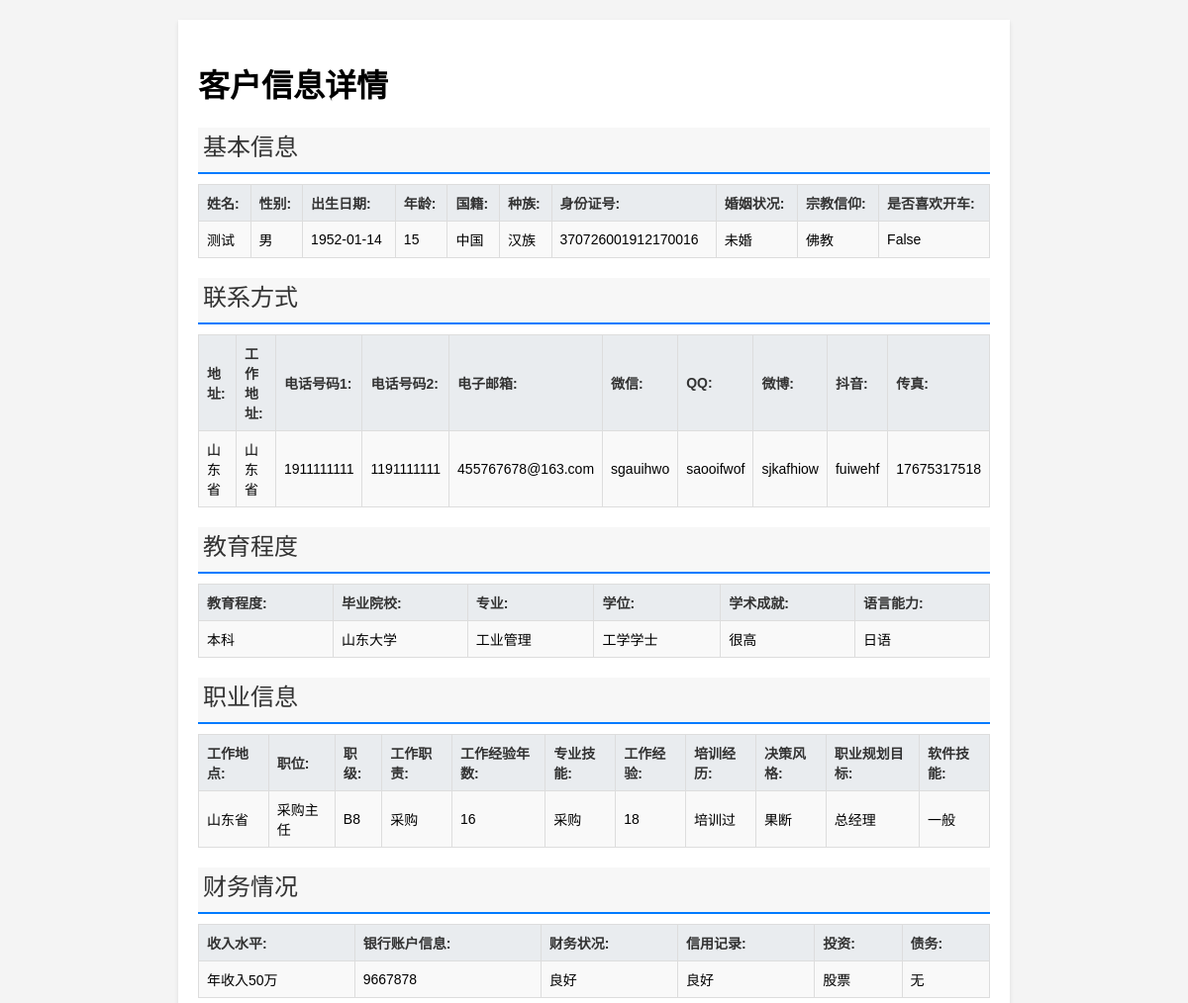
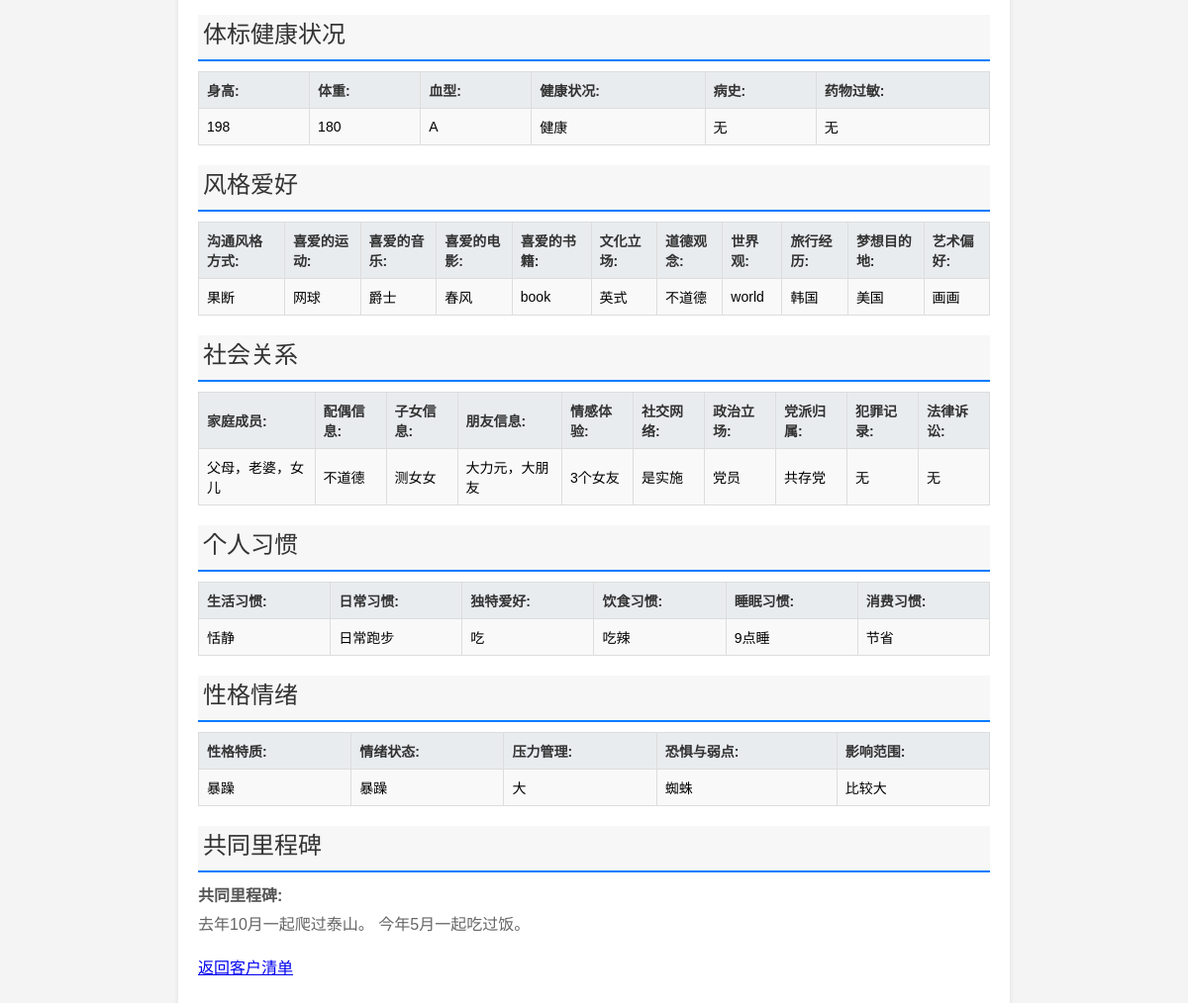
Screenshot of /query?name=测试 with the database file from the repository (2 pictures, top to bottom).
### s1.py (models this page shows, shortened)
class Customer(db.Model):
    id = db.Column(db.Integer, primary_key=True)
    rating = db.Column(db.String(50), nullable=True)
    name = db.Column(db.String(100), nullable=False)
    gender = db.Column(db.String(100), nullable=True)
    birth_date = db.Column(db.String(100), nullable=True)
    age = db.Column(db.Integer, nullable=True)
    nationality = db.Column(db.String(100), nullable=True)
    ethnicity = db.Column(db.String(100), nullable=True)
    id_number = db.Column(db.Integer, nullable=True)
    marital_status = db.Column(db.String(100), nullable=True)
    religion = db.Column(db.String(100), nullable=True)
    drives_car = db.Column(db.Boolean, nullable=True)
    address = db.Column(db.String(100), nullable=True)
    work_address = db.Column(db.String(100), nullable=True)
    phone_number1 = db.Column(db.Integer, nullable=True)
    phone_number2 = db.Column(db.Integer, nullable=True)
    email = db.Column(db.String(100), nullable=True)
    wechat = db.Column(db.String(100), nullable=True)
    qq = db.Column(db.String(100), nullable=True)
    weibo = db.Column(db.String(100), nullable=True)
    douyin = db.Column(db.String(100), nullable=True)
    fax = db.Column(db.String(100), nullable=True)
    education_level = db.Column(db.String(100), nullable=True)
    graduation_college = db.Column(db.String(100), nullable=True)
    major = db.Column(db.String(100), nullable=True)
    degree = db.Column(db.String(100), nullable=True)
    academic_achievements = db.Column(db.String(100), nullable=True)
    language_skills = db.Column(db.String(100), nullable=True)
    workplace = db.Column(db.String(100), nullable=True)
    position = db.Column(db.String(100), nullable=True)
    job_level = db.Column(db.String(100), nullable=True)
    job_function = db.Column(db.String(100), nullable=True)
    work_experience_years = db.Column(db.String(100), nullable=True)
    professional_skills = db.Column(db.String(100), nullable=True)
    work_experience = db.Column(db.String(100), nullable=True)
    training_experience = db.Column(db.String(100), nullable=True)
    decision_style = db.Column(db.String(100), nullable=True)
    career_goal_plan = db.Column(db.String(100), nullable=True)
    software_skills = db.Column(db.String(100), nullable=True)
    income_level = db.Column(db.String(100), nullable=True)
    bank_account_info = db.Column(db.String(100), nullable=True)
    financial_status = db.Column(db.String(100), nullable=True)
    credit_record = db.Column(db.String(100), nullable=True)
    investment = db.Column(db.String(100), nullable=True)
    debt = db.Column(db.String(100), nullable=True)
    height = db.Column(db.String(100), nullable=True)
    weight = db.Column(db.String(100), nullable=True)
    blood_type = db.Column(db.String(100), nullable=True)
    health_status = db.Column(db.String(100), nullable=True)
    medical_history = db.Column(db.String(100), nullable=True)
    drug_allergies = db.Column(db.String(100), nullable=True)
    communication_style = db.Column(db.String(100), nullable=True)
    favorite_sports = db.Column(db.String(100), nullable=True)
    favorite_music = db.Column(db.String(100), nullable=True)
    favorite_movies = db.Column(db.String(100), nullable=True)
    favorite_books = db.Column(db.String(100), nullable=True)
    cultural_stance = db.Column(db.String(100), nullable=True)
    moral_beliefs = db.Column(db.String(100), nullable=True)
    worldview = db.Column(db.String(100), nullable=True)
    travel_experience = db.Column(db.String(100), nullable=True)
    dream_destination = db.Column(db.String(100), nullable=True)
    art_preference = db.Column(db.String(100), nullable=True)
    family_members = db.Column(db.String(100), nullable=True)
    spouse_info = db.Column(db.String(100), nullable=True)
    children_info = db.Column(db.String(100), nullable=True)
    friends_info = db.Column(db.String(100), nullable=True)
    emotional_experience = db.Column(db.String(100), nullable=True)
    social_network = db.Column(db.String(100), nullable=True)
    political_stance = db.Column(db.String(100), nullable=True)
    party_affiliation = db.Column(db.String(100), nullable=True)
    criminal_record = db.Column(db.String(100), nullable=True)
    legal_suits = db.Column(db.String(100), nullable=True)
    living_habits = db.Column(db.String(100), nullable=True)
    daily_routine = db.Column(db.String(100), nullable=True)
    unique_hobbies = db.Column(db.String(100), nullable=True)
    eating_habits = db.Column(db.String(100), nullable=True)
    sleeping_habits = db.Column(db.String(100), nullable=True)
    spending_habits = db.Column(db.String(100), nullable=True)
    personality_traits = db.Column(db.String(100), nullable=True)
    emotional_state = db.Column(db.String(100), nullable=True)
    stress_management = db.Column(db.String(100), nullable=True)
    fears_weaknesses = db.Column(db.String(100), nullable=True)
    influence_range = db.Column(db.String(100), nullable=True)
    shared_milestones = db.Column(db.Text(40000), nullable=True)

### s1.py (the view)
@app.route('/query')
def query_customer():
    name = request.args.get('name')
    if name:
        customer = Customer.query.filter_by(name=name).first()
        if customer:
            return render_template('query_result.html', customer=customer)
        else:
            flash('No customer found with that name.')
            return redirect(url_for('index'))

### templates/query_result.html (shortened to what this page needs)
<!DOCTYPE html>
<html lang="en">
<head>
</head>
<body>
    <div class="container">
        <h1>客户信息详情</h1>
        {% if customer %}
            <div class="section">
                <div class="section-title">基本信息</div>
                <table>
                    <tr>
                        <th>姓名:</th>
                        <th>性别:</th>
                        <th>出生日期:</th>
                        <th>年龄:</th>
                        <th>国籍:</th>
                        <th>种族:</th>
                        <th>身份证号:</th>
                        <th>婚姻状况:</th>
                        <th>宗教信仰:</th>
                        <th>是否喜欢开车:</th>
                    </tr>
                    <tr>
                        <td>{{ customer.name }}</td>
                        <td>{{ customer.gender }}</td>
                        <td>{{ customer.birth_date }}</td>
                        <td>{{ customer.age }}</td>
                        <td>{{ customer.nationality }}</td>
                        <td>{{ customer.ethnicity }}</td>
                        <td>{{ customer.id_number }}</td>
                        <td>{{ customer.marital_status }}</td>
                        <td>{{ customer.religion }}</td>
                        <td>{{ customer.drives_car }}</td>
                    </tr>
                </table>
            </div>
            <div class="section">
                <div class="section-title">联系方式</div>
                <table>
                    <tr>
                        <th>地址:</th>
                        <th>工作地址:</th>
                        <th>电话号码1:</th>
                        <th>电话号码2:</th>
                        <th>电子邮箱:</th>
                        <th>微信:</th>
                        <th>QQ:</th>
                        <th>微博:</th>
                        <th>抖音:</th>
                        <th>传真:</th>
                    </tr>
                    <tr>
                        <td>{{ customer.address }}</td>
                        <td>{{ customer.work_address }}</td>
                        <td>{{ customer.phone_number1 }}</td>
                        <td>{{ customer.phone_number2 }}</td>
                        <td>{{ customer.email }}</td>
                        <td>{{ customer.wechat }}</td>
                        <td>{{ customer.qq }}</td>
                        <td>{{ customer.weibo }}</td>
                        <td>{{ customer.douyin }}</td>
                        <td>{{ customer.fax }}</td>
                    </tr>
                </table>
            </div>
            <div class="section">
                <div class="section-title">教育程度</div>
                <table>
                    <tr>
                        <th>教育程度:</th>
                        <th>毕业院校:</th>
                        <th>专业:</th>
                        <th>学位:</th>
                        <th>学术成就:</th>
                        <th>语言能力:</th>
                    </tr>
                    <tr>
                        <td>{{ customer.education_level }}</td>
                        <td>{{ customer.graduation_college }}</td>
                        <td>{{ customer.major }}</td>
                        <td>{{ customer.degree }}</td>
                        <td>{{ customer.academic_achievements }}</td>
                        <td>{{ customer.language_skills }}</td>
                    </tr>
                </table>
            </div>
            <div class="section">
                <div class="section-title">职业信息</div>
                <table>
                    <tr>
                        <th>工作地点:</th>
                        <th>职位:</th>
                        <th>职级:</th>
                        <th>工作职责:</th>
                        <th>工作经验年数:</th>
                        <th>专业技能:</th>
                        <th>工作经验:</th>
                        <th>培训经历:</th>
                        <th>决策风格:</th>
                        <th>职业规划目标:</th>
                        <th>软件技能:</th>
                    </tr>
                    <tr>
                        <td>{{ customer.workplace }}</td>
                        <td>{{ customer.position }}</td>
                        <td>{{ customer.job_level }}</td>
                        <td>{{ customer.job_function }}</td>
                        <td>{{ customer.work_experience_years }}</td>
                        <td>{{ customer.professional_skills }}</td>
                        <td>{{ customer.work_experience }}</td>
                        <td>{{ customer.training_experience }}</td>
                        <td>{{ customer.decision_style }}</td>
                        <td>{{ customer.career_goal_plan }}</td>
                        <td>{{ customer.software_skills }}</td>
                    </tr>
                </table>
            </div>
            <div class="section">
                <div class="section-title">财务情况</div>
                <table>
                    <tr>
                        <th>收入水平:</th>
                        <th>银行账户信息:</th>
                        <th>财务状况:</th>
                        <th>信用记录:</th>
                        <th>投资:</th>
                        <th>债务:</th>
                    </tr>
                    <tr>
                        <td>{{ customer.income_level }}</td>
                        <td>{{ customer.bank_account_info }}</td>
                        <td>{{ customer.financial_status }}</td>
                        <td>{{ customer.credit_record }}</td>
                        <td>{{ customer.investment }}</td>
                        <td>{{ customer.debt }}</td>
                    </tr>
                </table>
            </div>
            <div class="section">
                <div class="section-title">体标健康状况</div>
                <table>
                    <tr>
                        <th>身高:</th>
                        <th>体重:</th>
                        <th>血型:</th>
                        <th>健康状况:</th>
                        <th>病史:</th>
                        <th>药物过敏:</th>
                    </tr>
                    <tr>
                        <td>{{ customer.height }}</td>
                        <td>{{ customer.weight }}</td>
                        <td>{{ customer.blood_type }}</td>
                        <td>{{ customer.health_status }}</td>
                        <td>{{ customer.medical_history }}</td>
                        <td>{{ customer.drug_allergies }}</td>
                    </tr>
                </table>
            </div>
            <div class="section">
                <div class="section-title">风格爱好</div>
                <table>
                    <tr>
                        <th>沟通风格方式:</th>
                        <th>喜爱的运动:</th>
                        <th>喜爱的音乐:</th>
                        <th>喜爱的电影:</th>
                        <th>喜爱的书籍:</th>
                        <th>文化立场:</th>
                        <th>道德观念:</th>
                        <th>世界观:</th>
                        <th>旅行经历:</th>
                        <th>梦想目的地:</th>
                        <th>艺术偏好:</th>
                    </tr>
                    <tr>
                        <td>{{ customer.communication_style }}</td>
                        <td>{{ customer.favorite_sports }}</td>
                        <td>{{ customer.favorite_music }}</td>
                        <td>{{ customer.favorite_movies }}</td>
                        <td>{{ customer.favorite_books }}</td>
                        <td>{{ customer.cultural_stance }}</td>
                        <td>{{ customer.moral_beliefs }}</td>
                        <td>{{ customer.worldview }}</td>
                        <td>{{ customer.travel_experience }}</td>
                        <td>{{ customer.dream_destination }}</td>
                        <td>{{ customer.art_preference }}</td>
                    </tr>
                </table>
            </div>
            <div class="section">
                <div class="section-title">社会关系</div>
                <table>
                    <tr>
                        <th>家庭成员:</th>
                        <th>配偶信息:</th>
                        <th>子女信息:</th>
                        <th>朋友信息:</th>
                        <th>情感体验:</th>
                        <th>社交网络:</th>
                        <th>政治立场:</th>
                        <th>党派归属:</th>
                        <th>犯罪记录:</th>
                        <th>法律诉讼:</th>
                    </tr>
                    <tr>
                        <td>{{ customer.family_members }}</td>
                        <td>{{ customer.spouse_info }}</td>
                        <td>{{ customer.children_info }}</td>
                        <td>{{ customer.friends_info }}</td>
                        <td>{{ customer.emotional_experience }}</td>
                        <td>{{ customer.social_network }}</td>
                        <td>{{ customer.political_stance }}</td>
                        <td>{{ customer.party_affiliation }}</td>
                        <td>{{ customer.criminal_record }}</td>
                        <td>{{ customer.legal_suits }}</td>
                    </tr>
                </table>
            </div>
            <div class="section">
                <div class="section-title">个人习惯</div>
                <table>
                    <tr>
                        <th>生活习惯:</th>
                        <th>日常习惯:</th>
                        <th>独特爱好:</th>
                        <th>饮食习惯:</th>
                        <th>睡眠习惯:</th>
                        <th>消费习惯:</th>
                    </tr>
                    <tr>
                        <td>{{ customer.living_habits }}</td>
                        <td>{{ customer.daily_routine }}</td>
                        <td>{{ customer.unique_hobbies }}</td>
                        <td>{{ customer.eating_habits }}</td>
                        <td>{{ customer.sleeping_habits }}</td>
                        <td>{{ customer.spending_habits }}</td>
                    </tr>
                </table>
            </div>
            <div class="section">
                <div class="section-title">性格情绪</div>
                <table>
                    <tr>
                        <th>性格特质:</th>
                        <th>情绪状态:</th>
                        <th>压力管理:</th>
                        <th>恐惧与弱点:</th>
                        <th>影响范围:</th>
                    </tr>
                    <tr>
                        <td>{{ customer.personality_traits }}</td>
                        <td>{{ customer.emotional_state }}</td>
                        <td>{{ customer.stress_management }}</td>
                        <td>{{ customer.fears_weaknesses }}</td>
                        <td>{{ customer.influence_range }}</td>
                    </tr>
                </table>
            </div>
            <div class="section">
                <div class="section-title">共同里程碑</div>
                <div class="label">共同里程碑:</div>
                <div class="value">{{ customer.shared_milestones }}</div>
            </div>
            <p>
                <a href="{{ url_for('index') }}">返回客户清单</a>
            </p>
        {% else %}
            <p>No customer found with that name.</p>
        {% endif %}
    </div>
</body>
</html>

### rows the page displays
Customer: name "测试", gender "男", birth_date "1952-01-14", age "15", nationality "中国", ethnicity "汉族", id_number "370726001912170016", marital_status "未婚", religion "佛教", drives_car "False", address "山东省", work_address "山东省", phone_number1 "1911111111", phone_number2 "1191111111", email "455767678@163.com", wechat "sgauihwo", qq "saooifwof", weibo "sjkafhiow", douyin "fuiwehf", fax "17675317518", education_level "本科", graduation_college "山东大学", major "工业管理", degree "工学学士", academic_achievements "很高", language_skills "日语", workplace "山东省", position "采购主任", job_level "B8", job_function "采购", work_experience_years "16", professional_skills "采购", work_experience "18", training_experience "培训过", decision_style "果断", career_goal_plan "总经理", software_skills "一般", income_level "年收入50万", bank_account_info "9667878", financial_status "良好", credit_record "良好", investment "股票", debt "无", height "198", weight "180", blood_type "A", health_status "健康", medical_history "无", drug_allergies "无", communication_style "果断", favorite_sports "网球", favorite_music "爵士", favorite_movies "春风", favorite_books "book", cultural_stance "英式", moral_beliefs "不道德", worldview "world", travel_experience "韩国", dream_destination "美国", art_preference "画画", family_members "父母，老婆，女儿", spouse_info "不道德", children_info "测女女", friends_info "大力元，大朋友", emotional_experience "3个女友", social_network "是实施", political_stance "党员", party_affiliation "共存党", criminal_record "无", legal_suits "无", living_habits "恬静", daily_routine "日常跑步", unique_hobbies "吃", eating_habits "吃辣", sleeping_habits "9点睡", spending_habits "节省", personality_traits "暴躁", emotional_state "暴躁", stress_management "大", fears_weaknesses "蜘蛛", influence_range "比较大", shared_milestones "去年10月一起爬过泰山。 今年5月一起吃过饭。"
